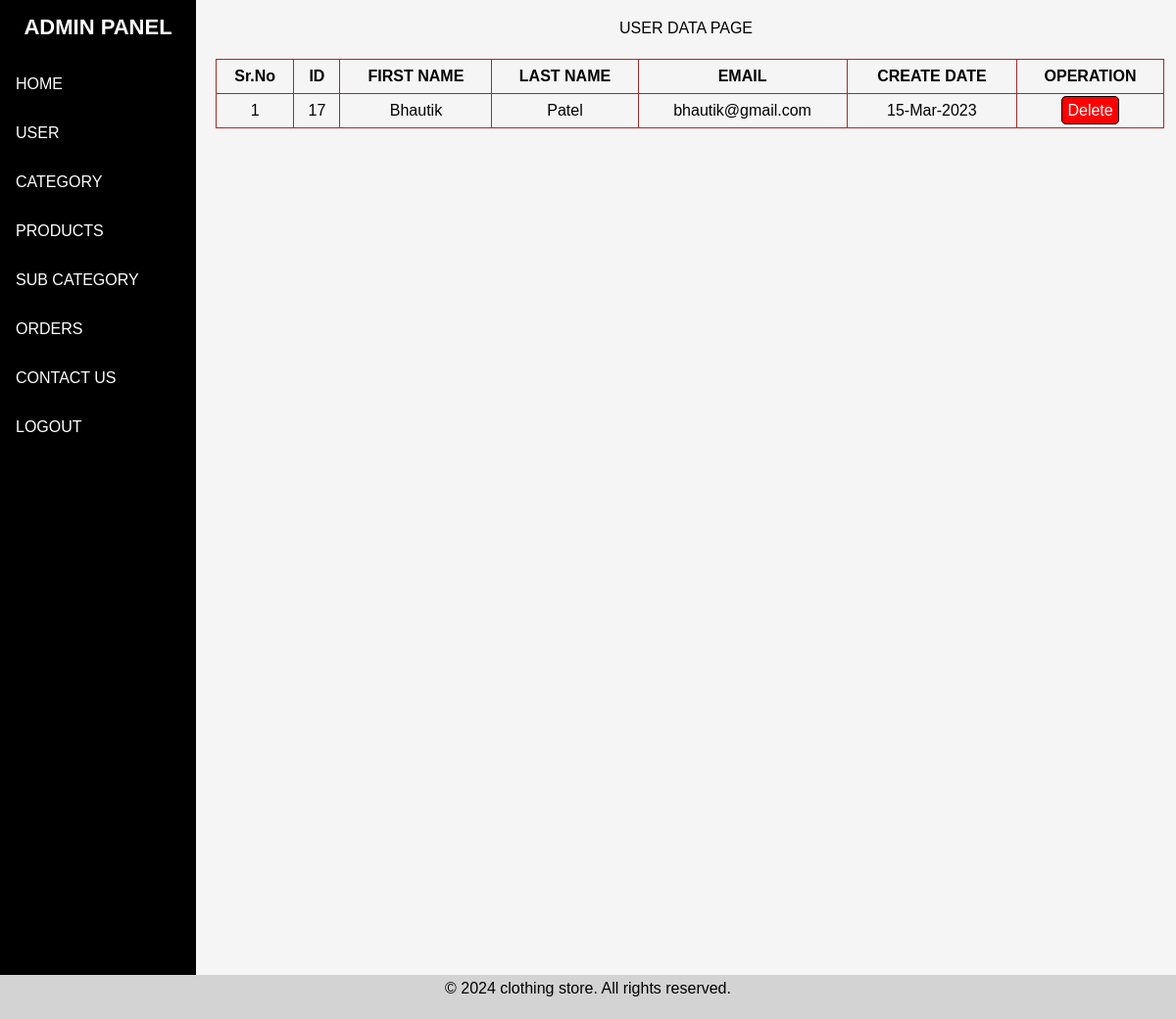
Screenshot of /admin/users.php (signed in) with the database file from the repository.
### tables this page shows
CREATE TABLE `user` (
  `id` int(11) NOT NULL,
  `fname` varchar(30) NOT NULL,
  `lname` varchar(30) NOT NULL,
  `email` varchar(30) NOT NULL,
  `password` varchar(30) NOT NULL,
  `create_date` varchar(30) NOT NULL
);

### admin/users.php (the view, shortened to what this page needs)
<?php
require('header.php');
$sql = "select * from user order by id desc";
$res = mysqli_query($con,$sql);
?>
<!DOCTYPE html>
<html lang="en">
<head>
</head>
<body>
    <div class="main">
        <p class="page-title">USER DATA PAGE</p><br>
        <table border="1" width="100%">
        <tr>
            <th>Sr.No</th>
            <th>ID</th>
            <th>FIRST NAME</th>
            <th>LAST NAME</th>
            <th>EMAIL</th>
            <th>CREATE DATE</th>
            <th>OPERATION</th>
        </tr>
        <?php
        $i=1;
        while($row = mysqli_fetch_assoc($res)) {?>
        <tr>
            <td><?php echo $i?></td>
            <td><?php echo $row['id']?></td>
            <td><?php echo $row['fname']?></td>
            <td><?php echo $row['lname']?></td>
            <td><?php echo $row['email']?></td>
            <td><?php echo $row['create_date']?></td>
            <td>
                <a href="?type=delete&id=<?php echo $row['id'] ?>" class="view">Delete</a>
                ?></td>
        <?php  $i++; }?>
    </table>
    </div>
</body>
</html>
<?php
require('./includes/footer.php');
?>

### admin/style.css (style rules this page uses)
* { padding: 0; margin: 0; }
.main { margin-left: 200px; background-color:whitesmoke; padding: 20px 16px; height: 1000px; color: black; font-family: 'Gill Sans', 'Gill Sans MT', Calibri, 'Trebuchet MS', sans-serif; }
.main .page-title { text-align: center; }
.main table { align-items: center; color: black; text-align: center; border-color: brown; width: 100%; border-collapse: collapse; margin: 4px; }
.main table th,td { padding: 8px; }

### admin/users.php (style rules this page uses)
.view { border:1px solid black; background-color:red; padding:5px; border-radius:5px; font-family: 'Gill Sans', 'Gill Sans MT', Calibri, 'Trebuchet MS', sans-serif; font-size:16px; text-decoration:none; color:white; }

### rows the page displays
user: id "17", fname "Bhautik", lname "Patel", email "bhautik@gmail.com", create_date "15-Mar-2023"
